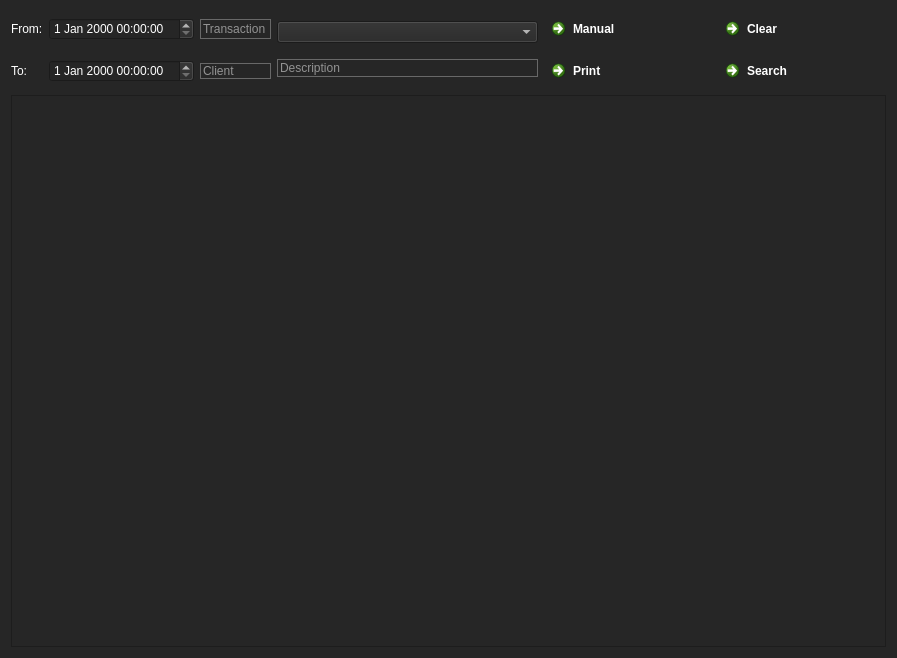
<?xml version="1.0" encoding="UTF-8"?>
<ui version="4.0">
 <class>Log</class>
 <widget class="QDialog" name="Log">
  <property name="geometry">
   <rect>
    <x>0</x>
    <y>0</y>
    <width>897</width>
    <height>658</height>
   </rect>
  </property>
  <property name="windowTitle">
   <string>AvisionR - Log</string>
  </property>
  <property name="styleSheet">
   <string notr="true">color:rgb(255, 255, 255);
background-color: #262626;</string>
  </property>
  <layout class="QGridLayout" name="gridLayout">
   <item row="1" column="0">
    <layout class="QHBoxLayout" name="horizontalLayout">
     <item>
      <widget class="QLabel" name="label_2">
       <property name="minimumSize">
        <size>
         <width>15</width>
         <height>18</height>
        </size>
       </property>
       <property name="text">
        <string>To:</string>
       </property>
      </widget>
     </item>
     <item>
      <widget class="QDateTimeEdit" name="dateTimeEdit_To">
       <property name="minimumSize">
        <size>
         <width>115</width>
         <height>18</height>
        </size>
       </property>
      </widget>
     </item>
    </layout>
   </item>
   <item row="0" column="2" rowspan="2">
    <layout class="QVBoxLayout" name="verticalLayout_2">
     <item>
      <widget class="QComboBox" name="comboBox_Users">
       <property name="minimumSize">
        <size>
         <width>108</width>
         <height>20</height>
        </size>
       </property>
      </widget>
     </item>
     <item>
      <widget class="QLineEdit" name="lineEdit_Description">
       <property name="minimumSize">
        <size>
         <width>108</width>
         <height>18</height>
        </size>
       </property>
       <property name="styleSheet">
        <string notr="true">border: 1px solid #686868;</string>
       </property>
       <property name="placeholderText">
        <string>Description</string>
       </property>
      </widget>
     </item>
    </layout>
   </item>
   <item row="0" column="0">
    <layout class="QHBoxLayout" name="horizontalLayout_2">
     <item>
      <widget class="QLabel" name="label">
       <property name="minimumSize">
        <size>
         <width>28</width>
         <height>18</height>
        </size>
       </property>
       <property name="text">
        <string>From:</string>
       </property>
      </widget>
     </item>
     <item>
      <widget class="QDateTimeEdit" name="dateTimeEdit_From">
       <property name="minimumSize">
        <size>
         <width>115</width>
         <height>18</height>
        </size>
       </property>
      </widget>
     </item>
    </layout>
   </item>
   <item row="0" column="3" rowspan="2">
    <layout class="QVBoxLayout" name="verticalLayout_3">
     <item>
      <widget class="QCommandLinkButton" name="commandLinkButton_Manual">
       <property name="text">
        <string>Manual</string>
       </property>
       <property name="autoDefault">
        <bool>false</bool>
       </property>
      </widget>
     </item>
     <item>
      <widget class="QCommandLinkButton" name="commandLinkButton_Print">
       <property name="text">
        <string>Print</string>
       </property>
       <property name="autoDefault">
        <bool>false</bool>
       </property>
      </widget>
     </item>
    </layout>
   </item>
   <item row="0" column="1">
    <widget class="QLineEdit" name="lineEdit_Transaction">
     <property name="minimumSize">
      <size>
       <width>71</width>
       <height>20</height>
      </size>
     </property>
     <property name="maximumSize">
      <size>
       <width>71</width>
       <height>20</height>
      </size>
     </property>
     <property name="styleSheet">
      <string notr="true">border: 1px solid #686868;</string>
     </property>
     <property name="placeholderText">
      <string>Transaction</string>
     </property>
    </widget>
   </item>
   <item row="0" column="4">
    <widget class="QCommandLinkButton" name="commandLinkButton_Clear">
     <property name="text">
      <string>Clear</string>
     </property>
     <property name="autoDefault">
      <bool>false</bool>
     </property>
    </widget>
   </item>
   <item row="1" column="4">
    <widget class="QCommandLinkButton" name="commandLinkButton_Search">
     <property name="text">
      <string>Search</string>
     </property>
     <property name="default">
      <bool>true</bool>
     </property>
    </widget>
   </item>
   <item row="1" column="1">
    <widget class="QLineEdit" name="lineEdit_Client">
     <property name="minimumSize">
      <size>
       <width>71</width>
       <height>16</height>
      </size>
     </property>
     <property name="maximumSize">
      <size>
       <width>71</width>
       <height>16</height>
      </size>
     </property>
     <property name="styleSheet">
      <string notr="true">border: 1px solid #686868;</string>
     </property>
     <property name="placeholderText">
      <string>Client</string>
     </property>
    </widget>
   </item>
   <item row="2" column="0" colspan="5">
    <widget class="QTableView" name="tableView_Log">
     <property name="styleSheet">
      <string notr="true">QHeaderView::section {
background-color: qlineargradient(x1:0, y1:0, x2:0, y2:1,
                                       stop:0 #616161, stop: 0.5 #505050,
                                       stop: 0.6 #434343, stop:1 #656565);
     color: white;
     padding-left: 4px;
     border: 1px solid #6c6c6c;

}

QTableCornerButton::section 
{
	background-color: qlineargradient(x1:0, y1:0, x2:0, y2:1,
                                       stop:0 #616161, stop: 0.5 #505050,
                                       stop: 0.6 #434343, stop:1 #656565);
     color: white;
     padding-left: 4px;
     border: 1px solid #6c6c6c;
}

color:rgb(255, 255, 255);
background-color: #262626;
</string>
     </property>
    </widget>
   </item>
  </layout>
  <zorder>tableView_Log</zorder>
  <zorder>lineEdit_Transaction</zorder>
  <zorder>lineEdit_Client</zorder>
  <zorder>lineEdit_Description</zorder>
  <zorder>comboBox_Users</zorder>
  <zorder>commandLinkButton_Search</zorder>
  <zorder>commandLinkButton_Clear</zorder>
  <zorder>commandLinkButton_Print</zorder>
  <zorder>commandLinkButton_Manual</zorder>
  <zorder>dateTimeEdit_From</zorder>
  <zorder>dateTimeEdit_To</zorder>
  <zorder>label</zorder>
  <zorder>label_2</zorder>
  <zorder>lineEdit_Client</zorder>
 </widget>
 <resources/>
 <connections/>
</ui>
